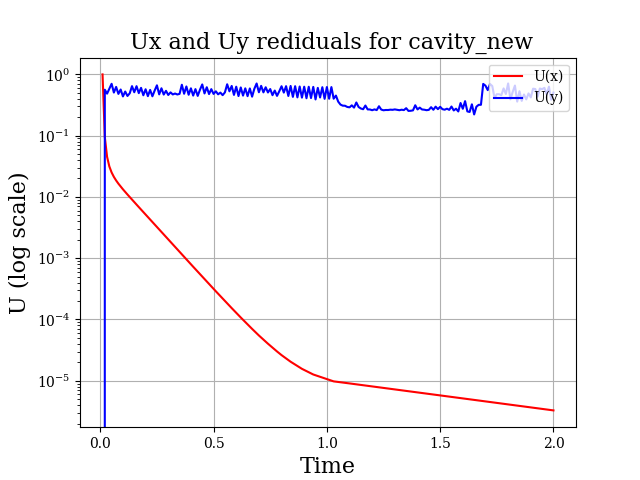

Source code (Python):
#!/usr/bin/env python
import os, sys
import math
import numpy as np
from numpy import loadtxt
import matplotlib.pyplot as plt

#plt.rc('text', usetex=True)
plt.rc('font', family='serif')

plt.figure(1);
plt.ylabel("U (log scale)", fontsize=16); 
plt.xlabel("Time", fontsize=16); 
plt.title(" Ux and Uy rediduals for cavity_new", fontsize=16)
plt.yscale("log")
#plt.xlim([0,0.16])
#plt.ylim([-0.4,0.4])

#change the fontsize of minor ticks label 
plt.rc('xtick',labelsize=14)
plt.rc('ytick',labelsize=14)
plt.grid()

files_list = [
["logs/Ux_0","red", "U(x)"],
["logs/Uy_0","blue", "U(y)"],
]
U=[]
for f in files_list:
    txt = loadtxt(f[0], skiprows=0)
    txt_x = [x.tolist()[0] for x in txt]
    txt_y = [x.tolist()[1] for x in txt]
    plt.plot(txt_x, txt_y,'k',label=f[2], c=f[1])

plt.legend(loc='upper right')
plt.savefig("plotResiduals.png")
#plt.show()

print("Done!")
